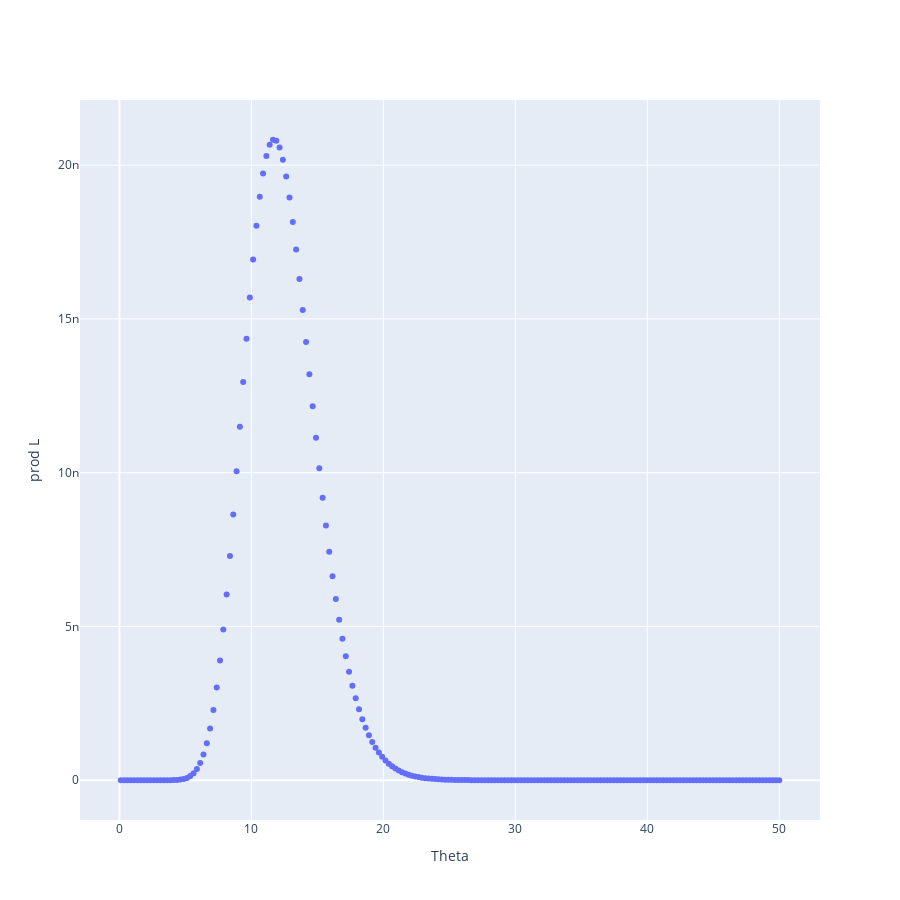

Source (notebook cell):
### Code cell
#pexp= 3

#test_space= np.linspace(1,4,20,dtype= int)
#test= [poisson.cdf(x,mu=3) for x in test_space]

figwl= [go.Scatter(
    mode='markers',
    x=test_list[:,0],
    y=test_list[:,1],
    #z=background[:,2]
)]

layout= go.Layout(
    xaxis= dict(title= 'Theta'),
    yaxis= dict(title= 'prod L'),
    height= 900,
    width= 900
)

Figure_wl= go.Figure(data= figwl, layout= layout)

iplot(Figure_wl)

### Figure 1 — Plotly figure (JSON) as saved in the notebook; plotly's stock layout.template omitted (floating-point values rounded to 4 significant figures; data arrays with more than 128 entries replaced by an {"elided": "..."} marker saying what was removed)
{"data": [{"mode": "markers", "type": "scatter", "x": {"elided": "200 float values"}, "y": {"elided": "200 float values"}}], "layout": {"height": 900, "width": 900, "xaxis": {"title": {"text": "Theta"}}, "yaxis": {"title": {"text": "prod L"}}}}
